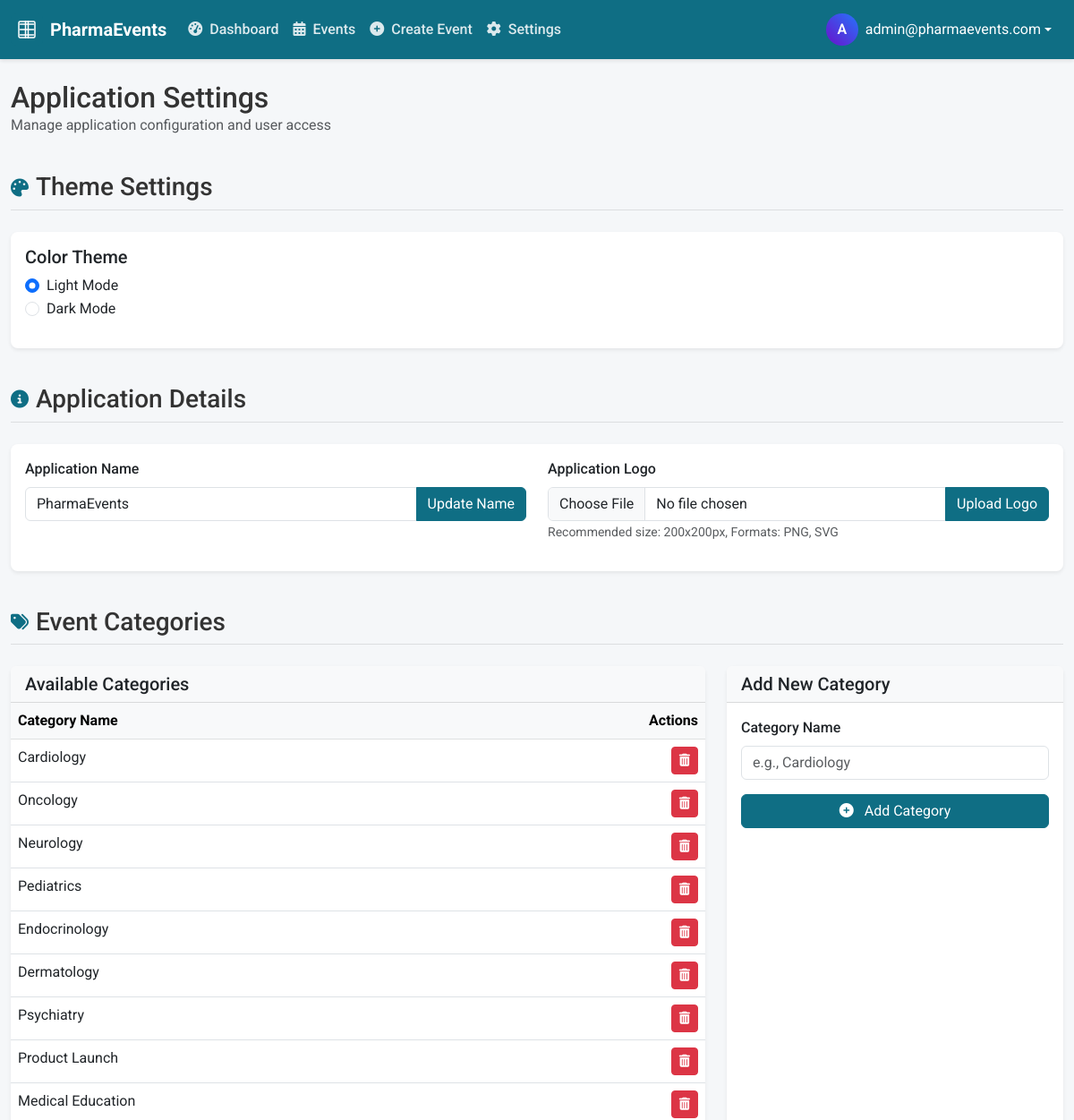
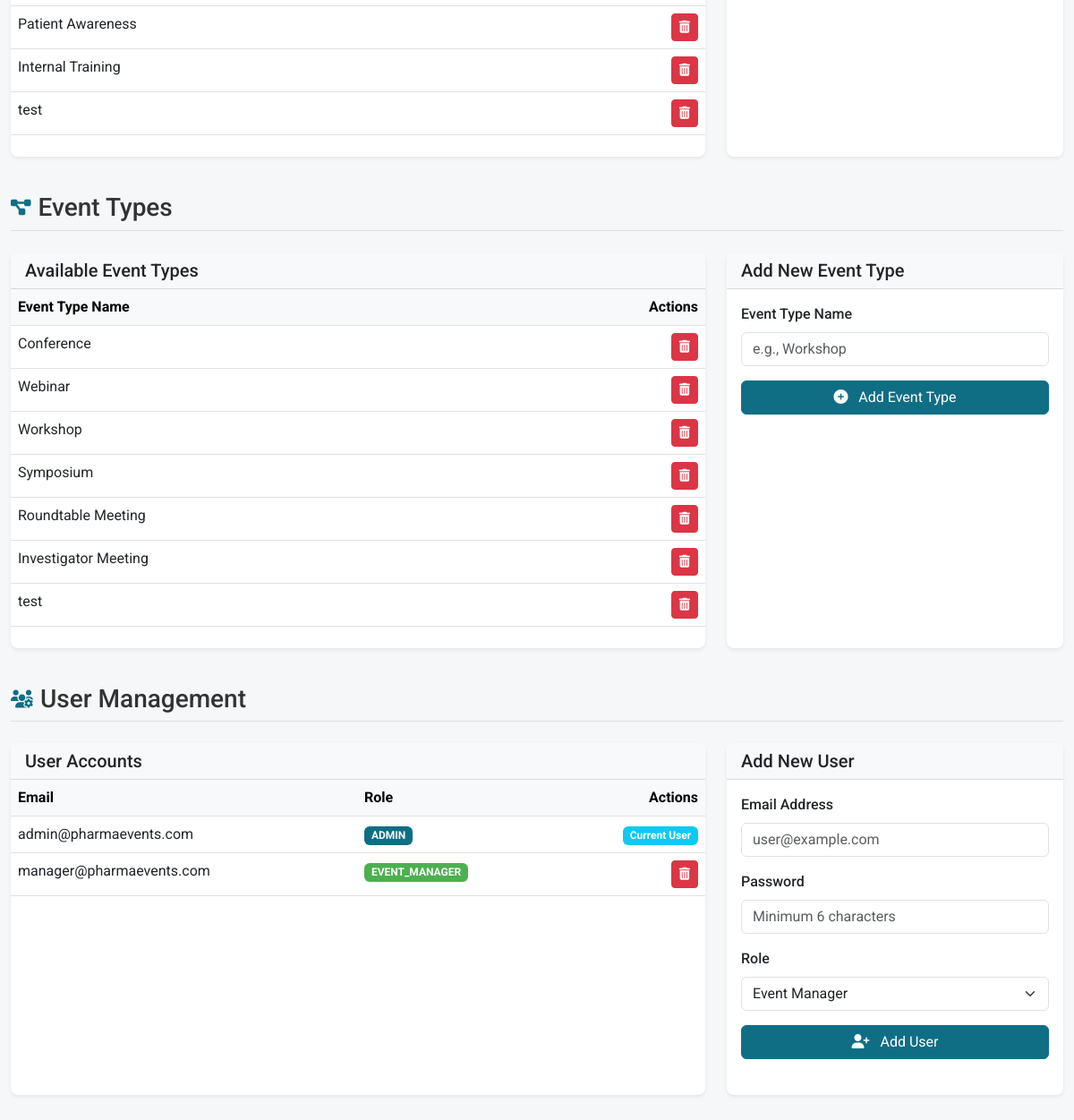
/settings (signed in), run on the app's committed database (2 pictures, top to bottom).
### models.py (models this page shows, shortened)
class User(UserMixin, db.Model):
    id = db.Column(db.Integer, primary_key=True)
    email = db.Column(db.String(120), unique=True, nullable=False)
    password_hash = db.Column(db.String(256), nullable=False)
    role = db.Column(db.String(20), nullable=False)  # 'admin' or 'event_manager'
    created_at = db.Column(db.DateTime, nullable=False, default=datetime.utcnow)
    events = db.relationship('Event', backref='creator', lazy=True)
    def is_admin(self):
        return self.role == 'admin'

class EventCategory(db.Model):
    id = db.Column(db.Integer, primary_key=True)
    name = db.Column(db.String(50), unique=True, nullable=False)

class EventType(db.Model):
    id = db.Column(db.Integer, primary_key=True)
    name = db.Column(db.String(50), unique=True, nullable=False)
    events = db.relationship('Event', backref='event_type', lazy=True)

### routes.py (the view)
@app.route('/settings')
@login_required
def settings():
    if not current_user.is_admin():
        flash('You are not authorized to access settings', 'danger')
        return redirect(url_for('dashboard'))
    categories = EventCategory.query.all()
    event_types = EventType.query.all()
    users = User.query.all()
    return render_template('settings.html',
                          categories=categories,
                          event_types=event_types,
                          users=users)

### app.py (called while the page is built)
@login_manager.user_loader
def load_user(user_id):
    return User.query.get(int(user_id))

### templates/settings.html (shortened to what this page needs)
{% extends "layout.html" %}
{% block content %}
<div class="row mb-4">
    <div class="col">
        <h1 class="h2 mb-0">Application Settings</h1>
        <p class="text-muted">Manage application configuration and user access</p>
    </div>
</div>
<div class="settings-section">
    <div class="settings-header d-flex align-items-center">
        <i class="fas fa-palette fa-lg icon"></i>
        <h3 class="mb-0">Theme Settings</h3>
    </div>
    <div class="card">
        <div class="card-body">
            <div class="row">
                <div class="col-md-6">
                    <h5>Color Theme</h5>
                    <div class="mb-3">
                        <div class="form-check">
                            <input class="form-check-input" type="radio" name="theme" id="theme_light" value="light" checked>
                            <label class="form-check-label" for="theme_light">
                                Light Mode
                            </label>
                        </div>
                        <div class="form-check">
                            <input class="form-check-input" type="radio" name="theme" id="theme_dark" value="dark">
                            <label class="form-check-label" for="theme_dark">
                                Dark Mode
                            </label>
                        </div>
                    </div>
                </div>
            </div>
        </div>
    </div>
</div>
<div class="settings-section">
    <div class="settings-header d-flex align-items-center">
        <i class="fas fa-info-circle fa-lg icon"></i>
        <h3 class="mb-0">Application Details</h3>
    </div>
    <div class="card">
        <div class="card-body">
            <div class="row">
                <div class="col-md-6">
                    <div class="mb-3">
                        <label for="app_name" class="form-label">Application Name</label>
                        <div class="input-group">
                            <input type="text" class="form-control" id="app_name" value="PharmaEvents" placeholder="Application Name">
                            <button class="btn btn-primary" type="button" id="update_name">Update Name</button>
                        </div>
                    </div>
                </div>
                <div class="col-md-6">
                    <div class="mb-3">
                        <label for="app_logo" class="form-label">Application Logo</label>
                        <div class="input-group">
                            <input type="file" class="form-control" id="app_logo">
                            <button class="btn btn-primary" type="button" id="upload_logo">Upload Logo</button>
                        </div>
                        <small class="text-muted">Recommended size: 200x200px, Formats: PNG, SVG</small>
                    </div>
                </div>
            </div>
        </div>
    </div>
</div>
<div class="settings-section">
    <div class="settings-header d-flex align-items-center">
        <i class="fas fa-tags fa-lg icon"></i>
        <h3 class="mb-0">Event Categories</h3>
    </div>
    <div class="row">
        <div class="col-md-8">
            <div class="card settings-card">
                <div class="card-header bg-light">
                    <h5 class="mb-0">Available Categories</h5>
                </div>
                <div class="card-body p-0">
                    <div class="table-responsive">
                        <table class="table table-hover mb-0">
                            <thead class="table-light">
                                <tr>
                                    <th>Category Name</th>
                                    <th class="text-end">Actions</th>
                                </tr>
                            </thead>
                            <tbody id="category_list">
                                {% for category in categories %}
                                    <tr data-id="{{ category.id }}">
                                        <td>{{ category.name }}</td>
                                        <td class="text-end">
                                            <button class="btn btn-sm btn-danger btn-delete-category" data-id="{{ category.id }}">
                                                <i class="fas fa-trash-alt"></i>
                                            </button>
                                        </td>
                                    </tr>
                                {% endfor %}
                            </tbody>
                        </table>
                    </div>
                </div>
            </div>
        </div>
        <div class="col-md-4">
            <div class="card settings-card">
                <div class="card-header bg-light">
                    <h5 class="mb-0">Add New Category</h5>
                </div>
                <div class="card-body">
                    <form id="add_category_form">
                        <div class="mb-3">
                            <label for="category_name" class="form-label">Category Name</label>
                            <input type="text" class="form-control" id="category_name" placeholder="e.g., Cardiology" required>
                        </div>
                        <button type="submit" class="btn btn-primary w-100">
                            <i class="fas fa-plus-circle me-2"></i> Add Category
                        </button>
                    </form>
                </div>
            </div>
        </div>
    </div>
</div>
<div class="settings-section">
    <div class="settings-header d-flex align-items-center">
        <i class="fas fa-project-diagram fa-lg icon"></i>
        <h3 class="mb-0">Event Types</h3>
    </div>
    <div class="row">
        <div class="col-md-8">
            <div class="card settings-card">
                <div class="card-header bg-light">
                    <h5 class="mb-0">Available Event Types</h5>
                </div>
                <div class="card-body p-0">
                    <div class="table-responsive">
                        <table class="table table-hover mb-0">
                            <thead class="table-light">
                                <tr>
                                    <th>Event Type Name</th>
                                    <th class="text-end">Actions</th>
                                </tr>
                            </thead>
                            <tbody id="type_list">
                                {% for type in event_types %}
                                    <tr data-id="{{ type.id }}">
                                        <td>{{ type.name }}</td>
                                        <td class="text-end">
                                            <button class="btn btn-sm btn-danger btn-delete-type" data-id="{{ type.id }}">
                                                <i class="fas fa-trash-alt"></i>
                                            </button>
                                        </td>
                                    </tr>
                                {% endfor %}
                            </tbody>
                        </table>
                    </div>
                </div>
            </div>
        </div>
        <div class="col-md-4">
            <div class="card settings-card">
                <div class="card-header bg-light">
                    <h5 class="mb-0">Add New Event Type</h5>
                </div>
                <div class="card-body">
                    <form id="add_type_form">
                        <div class="mb-3">
                            <label for="type_name" class="form-label">Event Type Name</label>
                            <input type="text" class="form-control" id="type_name" placeholder="e.g., Workshop" required>
                        </div>
                        <button type="submit" class="btn btn-primary w-100">
                            <i class="fas fa-plus-circle me-2"></i> Add Event Type
                        </button>
                    </form>
                </div>
            </div>
        </div>
    </div>
</div>
<div class="settings-section">
    <div class="settings-header d-flex align-items-center">
        <i class="fas fa-users-cog fa-lg icon"></i>
        <h3 class="mb-0">User Management</h3>
    </div>
    <div class="row">
        <div class="col-md-8">
            <div class="card settings-card">
                <div class="card-header bg-light">
                    <h5 class="mb-0">User Accounts</h5>
                </div>
                <div class="card-body p-0">
                    <div class="table-responsive">
                        <table class="table table-hover mb-0">
                            <thead class="table-light">
                                <tr>
                                    <th>Email</th>
                                    <th>Role</th>
                                    <th class="text-end">Actions</th>
                                </tr>
                            </thead>
                            <tbody id="user_list">
                                {% for user in users %}
                                    <tr data-id="{{ user.id }}">
                                        <td>{{ user.email }}</td>
                                        <td>
                                            <span class="badge bg-{% if user.role == 'admin' %}primary{% else %}secondary{% endif %}">
                                                {{ user.role|upper }}
                                            </span>
                                        </td>
                                        <td class="text-end">
                                            {% if user.id != current_user.id %}
                                                <button class="btn btn-sm btn-danger btn-delete-user" data-id="{{ user.id }}">
                                                    <i class="fas fa-trash-alt"></i>
                                                </button>
                                            {% else %}
                                                <span class="badge bg-info">Current User</span>
                                            {% endif %}
                                        </td>
                                    </tr>
                                {% endfor %}
                            </tbody>
                        </table>
                    </div>
                </div>
            </div>
        </div>
        <div class="col-md-4">
            <div class="card settings-card">
                <div class="card-header bg-light">
                    <h5 class="mb-0">Add New User</h5>
                </div>
                <div class="card-body">
                    <form id="add_user_form">
                        <div class="mb-3">
                            <label for="user_email" class="form-label">Email Address</label>
                            <input type="email" class="form-control" id="user_email" placeholder="user@example.com" required>
                        </div>
                        <div class="mb-3">
                            <label for="user_password" class="form-label">Password</label>
                            <input type="password" class="form-control" id="user_password" placeholder="Minimum 6 characters" required>
                        </div>
                        <div class="mb-3">
                            <label for="user_role" class="form-label">Role</label>
                            <select class="form-select" id="user_role" required>
                                <option value="event_manager">Event Manager</option>
                            </select>
                        </div>
                        <button type="submit" class="btn btn-primary w-100">
                            <i class="fas fa-user-plus me-2"></i> Add User
                        </button>
                    </form>
                </div>
            </div>
        </div>
    </div>
</div>
{% endblock %}

### templates/components/user_menu.html (shortened to what this page needs)
<div class="dropdown">
    <button class="btn btn-link text-white text-decoration-none dropdown-toggle d-flex align-items-center"
            type="button"
            id="userMenuDropdown"
            data-bs-toggle="dropdown"
            aria-expanded="false">
        <div class="user-avatar me-2">
            {{ current_user.email[0]|upper }}
        </div>
        <span class="d-none d-md-inline">
            {{ current_user.email }}
        </span>
    </button>
</div>

### static/css/styles.css (style rules this page uses)
:root { --primary: #0f6e84; --primary-dark: #0a5a6d; --secondary: #4caf50; --secondary-dark: #388e3c; --light: #f8f9fa; --gray: #6c757d; --dark: #343a40; --danger: #dc3545; --warning: #ffc107; --success: #28a745; --info: #17a2b8; }
body { font-family: 'Roboto', sans-serif; background-color: #f5f7f9; color: #333; }
.card { border: none; border-radius: 0.5rem; box-shadow: 0 0.125rem 0.25rem rgba(0, 0, 0, 0.075); margin-bottom: 1.5rem; transition: transform 0.3s, box-shadow 0.3s; }
.card-header { background-color: rgba(0, 0, 0, 0.03); border-bottom: 1px solid rgba(0, 0, 0, 0.125); font-weight: 600; }
.btn-primary { background-color: var(--primary); border-color: var(--primary); }
.form-label { font-weight: 500; }
.settings-section { margin-bottom: 2rem; }
.settings-header { margin-bottom: 1rem; padding-bottom: 0.5rem; border-bottom: 1px solid rgba(0, 0, 0, 0.1); }
.user-avatar { width: 36px; height: 36px; border-radius: 50%; background: linear-gradient(45deg, #6a11cb, #2575fc); color: white; display: flex; align-items: center; justify-content: center; font-weight: 600; }
.bg-primary { background-color: var(--primary) !important; }
.bg-secondary { background-color: var(--secondary) !important; }

### templates/settings.html (style rules this page uses)
.settings-section { margin-bottom: 2.5rem; }
.settings-header { margin-bottom: 1.5rem; padding-bottom: 0.5rem; border-bottom: 1px solid rgba(0, 0, 0, 0.1); }
.settings-header .icon { color: #0f6e84; margin-right: 0.5rem; }
.settings-card { height: 100%; }

### data on the page
User: email "A", email "admin@pharmaevents.com", role "ADMIN", shows "Current User"
EventCategory: name "Cardiology"
EventCategory: name "Oncology"
EventCategory: name "Neurology"
EventCategory: name "Pediatrics"
EventCategory: name "Endocrinology"
EventCategory: name "Dermatology"
EventCategory: name "Psychiatry"
EventCategory: name "Product Launch"
EventCategory: name "Medical Education"
EventCategory: name "Patient Awareness"
EventCategory: name "Internal Training"
EventCategory: name "test"
EventType: name "Conference"
EventType: name "Webinar"
EventType: name "Workshop"
EventType: name "Symposium"
EventType: name "Roundtable Meeting"
EventType: name "Investigator Meeting"
EventType: name "test"
User: email "manager@pharmaevents.com", role "EVENT_MANAGER"
